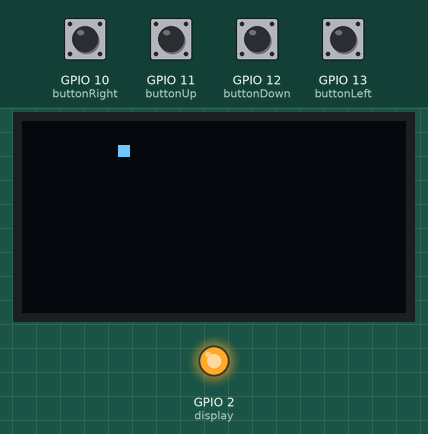
A program run on a simulated ESP8266 board running MicroPython. Parts: 128×64 one-colour display, output pins drawn as LEDs (lit = HIGH). Inputs (shaded band) come from the test bench; at power-on: GPIO 10 (buttonRight), GPIO 11 (buttonUp), GPIO 12 (buttonDown), GPIO 13 (buttonLeft) HIGH. Random numbers come from a fixed seed; library files of the repository ran but are not shown: sh1106.py.

Above: at 2.2 s.
2.3 s: GPIO 12 (buttonDown) pulled LOW for 0.25 s
4.9 s: GPIO 10 (buttonRight) pulled LOW for 0.25 s
At 6.5 s:
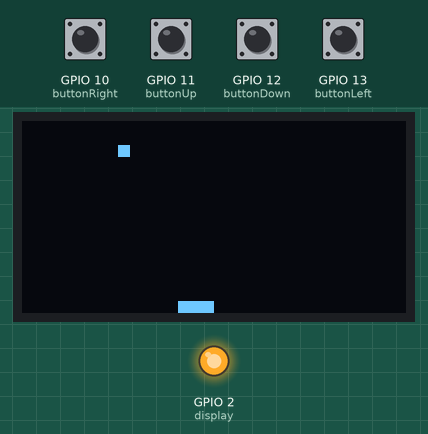
7.2 s: GPIO 11 (buttonUp) pulled LOW for 0.25 s
At 8.05 s:
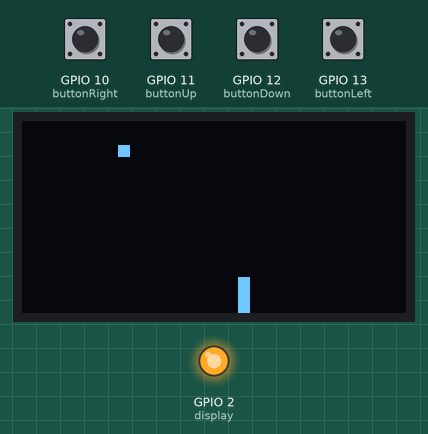
Timing chart, 0 to 10.2 s (numbered marks = the images above; inputs shaded):
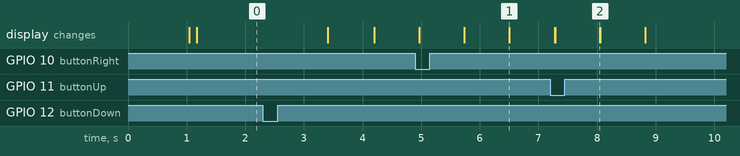

The program:

snake_game_V05.py
```python
# OLED display initialization using MicroPython's display library
from machine import Pin, I2C
import sh1106
from utime import sleep, ticks_ms
from random import randrange

def initialize_display():
    sleep(1)
    i2c = I2C(0, scl=Pin(5), sda=Pin(4), freq=400000)
    global display
    display = sh1106.SH1106_I2C(128, 64, i2c, Pin(2), 0x3c)

#  GPIO setup code
def setup_gpio():
    pass
    global buttonRight, buttonLeft, buttonUp, buttonDown, buttonStart

    buttonRight = Pin(10, Pin.IN, Pin.PULL_UP)
    buttonLeft = Pin(13, Pin.IN, Pin.PULL_UP)
    buttonDown = Pin(12, Pin.IN, Pin.PULL_UP)
    buttonUp = Pin(11, Pin.IN, Pin.PULL_UP)

    buttonStart = Pin(14, Pin.IN, Pin.PULL_UP)

def read_joystick():

    if buttonRight.value()==False:
        return 'R'
    if buttonLeft.value()==False:
        return 'L'
    if buttonUp.value()==False:
        return 'U'
    if buttonDown.value()==False:
        return 'D'

class Vector2:
    def __init__(self, x, y):
        self.x = x
        self.y = y

class Deque(list):  # deque implementation using Python list
    def push_front(self, item):
        self.insert(0, item)

    def pop_back(self):
        return self.pop()

    def clear(self):
        del self[:]

class Snake:
    def __init__(self):
        self.body = Deque([Vector2(3, 5), Vector2(4, 5), Vector2(5, 5)])
        self.direction = Vector2(1, 0)
        self.add_segment = False


    def eat_food(self):
        # When the snake eats food, set the flag to add a new segment
        self.add_segment = True

    def draw(self):
        display.fill(0)  # Clear the display
        # Draw each segment of the snake
        for segment in self.body:

            x = min(max(segment.x * 4, 0), display.width - 4)
            y = min(max(segment.y * 4, 0), display.height - 4)
            display.fill_rect(x, y, 4, 4, 1)  # Draw a larger square for each segment
        display.show()  # Update the display

    def update(self):
        self.body.push_front(Vector2(self.body[0].x + self.direction.x, self.body[0].y + self.direction.y))
        if not self.add_segment:
            self.body.pop_back()
        else:
            self.add_segment = False

class Food:
    def __init__(self):
        self.position = self.set_new_position()

    def draw(self):
        display.fill(0)  # Clear the display

        x = min(max(self.position.x * 4, 0), display.width - 4)
        y = min(max(self.position.y * 4, 0), display.height - 4)
        display.fill_rect(x, y, 4, 4, 1)
        display.show()  # Update the display

    def generate_random_cell(self):
        max_x = (display.width // 4) - 1  # Calculate maximum x position
        max_y = (display.height // 4) - 1  # Calculate maximum y position
        random_x = randrange(max_x + 1)  # Generate random x within bounds
        random_y = randrange(max_y + 1)  # Generate random y within bounds
        return Vector2(random_x, random_y)

    def set_new_position(self):
        new_position = self.generate_random_cell()

        return new_position

class Game:
    def __init__(self):
        self.snake = Snake()
        self.food = Food()
        self.running = True
        self.score = 0
        self.screen = 0

    def draw(self):
        if self.running:
            self.snake.draw()
            self.food.draw()

    def update(self):
        if self.running:
            self.snake.update()

        # Check for collision between snake and food
        if self.snake.body[0].x == self.food.position.x and self.snake.body[0].y == self.food.position.y:
            self.snake.eat_food()
            self.food.position = self.food.set_new_position()  # Reset food position


    def handle_input(self):
        # Read joystick input and update snake direction accordingly
        input_key = read_joystick()
        if input_key:
            self.snake.direction = self.handle_key_press(input_key)

    def handle_key_press(self, key):
        # Handle joystick key press and return updated direction
        new_direction = self.snake.direction  # Default to current direction


        if key == 'U' and new_direction.y != 1:
            return Vector2(0, -1)  # Up
        elif key == 'D' and new_direction.y != -1:
            return Vector2(0, 1)   # Down
        elif key == 'L' and new_direction.x != 1:
            return Vector2(-1, 0)  # Left
        elif key == 'R' and new_direction.x != -1:
            return Vector2(1, 0)   # Right
        return new_direction


initialize_display()
setup_gpio()
game = Game()

# Set up timers
snake_timer = ticks_ms()  # snake movement speed
refresh_timer = ticks_ms()  #  screen refresh rate

# Constants for controlling timing
SNAKE_SPEED = 200  # Snake speed in milliseconds
REFRESH_RATE = 50 # Screen refresh rate in milliseconds

# Main game loop
while True:
    # Check if it's time to update the snake movement based on its speed
    if ticks_ms() - snake_timer > SNAKE_SPEED:
        game.handle_input()  # Check for input
        game.update()  # Update game state
        snake_timer = ticks_ms()  # Reset snake timer

    # Check if it's time to refresh the screen at a fixed rate
    if ticks_ms() - refresh_timer > REFRESH_RATE:
        game.draw()  # Redraw the screen
        refresh_timer = ticks_ms()  # Reset screen refresh timer

    # Add a small delay to control the loop execution speed
    sleep(0.01)  # Adjust this value as needed
```
